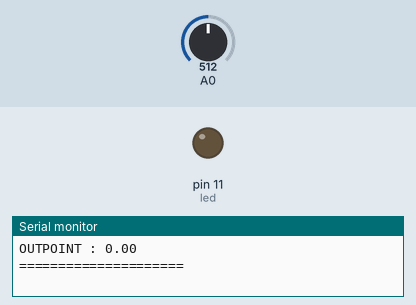
Recording of a sketch running on a simulated Arduino Uno, built with avr-gcc and run on an emulated ATmega328P. On the bench: output pins drawn as LEDs (lit = HIGH), the last lines printed to the serial monitor. The test bench sets the inputs (shaded band); at power-on: A0 = 512.

Above: at 1.2 s.
1.3 s: A0 set to 90
At 4.2 s:
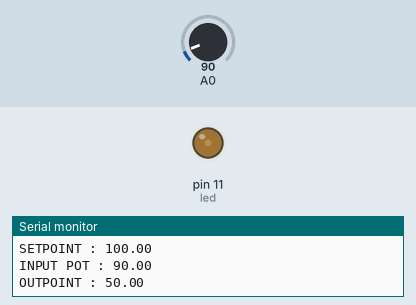
4.3 s: A0 set to 0
At 5.2 s:
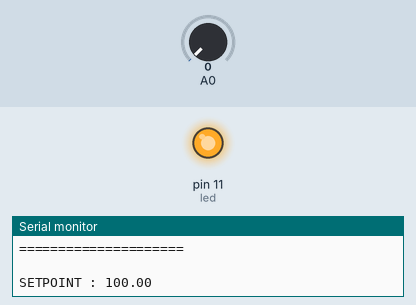
6.1 s: A0 set to 110
At 7.1 s:
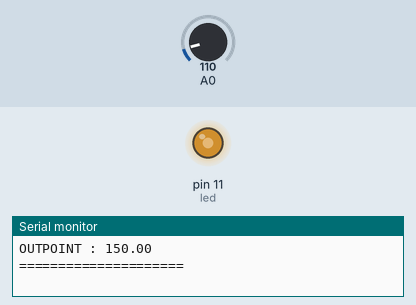
9.1 s: A0 set to 306
Timing chart, 0 to 11.8 s (numbered marks = the images above; inputs shaded):
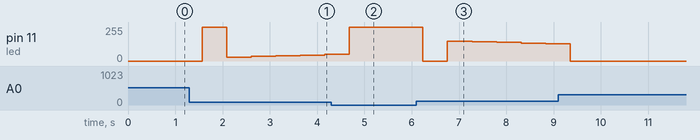

The sketch:

pid_ornek.ino
```cpp
/********************************************************
 * PID Basic Example
 * Reading analog input 0 to control analog PWM output 3
 ********************************************************/

#include <PID_v1.h>

//Define Variables we'll be connecting to
double Setpoint, Input, Output;

//Specify the links and initial tuning parameters
PID myPID(&Input, &Output, &Setpoint,2,5,1, DIRECT);
int led = 11 ;

int PWMS=0;
void setup()
{Serial.begin(9600);
pinMode(led, OUTPUT);
  //initialize the variables we're linked to
  Input = analogRead(0);
  Setpoint = 100;

  //turn the PID on
  myPID.SetMode(AUTOMATIC);
}

void loop()
{

  Input = analogRead(0);
  myPID.Compute();
  Serial.print("SETPOINT : ");Serial.println(Setpoint);
  Serial.print("INPUT POT : ");Serial.println(Input);


  Serial.print("OUTPOINT : ");Serial.println(Output);
  Serial.println("=====================");
  Serial.println(" ");

  PWMS=Output;
  //analogWrite(led,PWMS);
  analogWrite(led,Output);
delay(500);
}
```

Measured:
- after the input at 1.3 s, pin 11 (led): 0/255 → 255/255 after 0.27 s, → 30/255 0.52 s later, → 35/255 0.52 s later, → 40/255 0.52 s later, … (6 changes in this stretch)
- after the input at 6.1 s, pin 11 (led): 255/255 → 0/255 after 0.13 s, → 150/255 0.52 s later, → 145/255 0.52 s later, → 140/255 0.52 s later, … (6 changes in this stretch)
